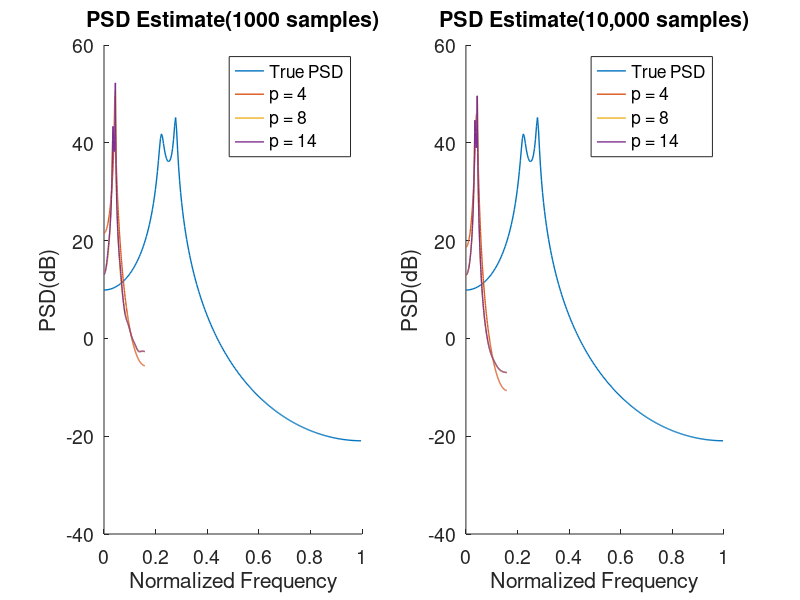

Reproduce this figure in MATLAB.
%% 1_4_a

clc; clear variables; close all;

A = [1, -2.76, 3.81, -2.65, 0.92];
x = filter(1, A, randn(1000, 1));
x = x(500:1000); leg = {'True PSD'};
[H, f] = freqz(1, A, []); P = abs(H).^2;
figure(1); hold on;
plot(f/pi, 10*log10(abs(P)));
ods = [2:2:14];
for i = ods
    [pxx, w] = pyulear(x, i); % power spectrum estimate given AR model
    plot(w/pi, 10*log10(pxx));
    leg{end+1} = sprintf('Order %d', i);
end
set(gca,'fontsize', 14);
xlabel('Normalized Frequency'); 
ylabel('Power/frequency (dB/(rad/sample))'); title('PSD Estimate of AR(4) Process');
legend(leg); hold off;

%% Part c
close all;
clear all;
clc;

% Add data folder to path
addpath('../data');

n_samples = [1000, 10000]; titles = {'(1000 samples)', '(10,000 samples)'};
figure(1); 
for j = 1:2
    A = [1, -2.76, 3.81, -2.65, 0.92];
    x = filter(1, A, randn(n_samples(j), 1));
    x = x(500:end); leg = {'True PSD'};
    [H, f] = freqz(1, A, 256); P = abs(H).^2;
    subplot(1, 2, j); hold on;
    plot(f/pi, 10*log10(abs(P)),"LineWidth",1);

    for i = [4, 8, 14]
        [pxx, w] = pyulear(x, i, 256); % power spectrum estimate given AR model
        plot(w/pi, 10*log10(pxx),"LineWidth",1);
        leg{end+1} = sprintf('p = %d', i);
    end
    set(gca,'fontsize', 14);
    xlabel('Normalized Frequency'); 
    ylabel('PSD(dB)'); 
    title(strcat('PSD Estimate ',titles(j)));
    legend(leg); hold off;
end
